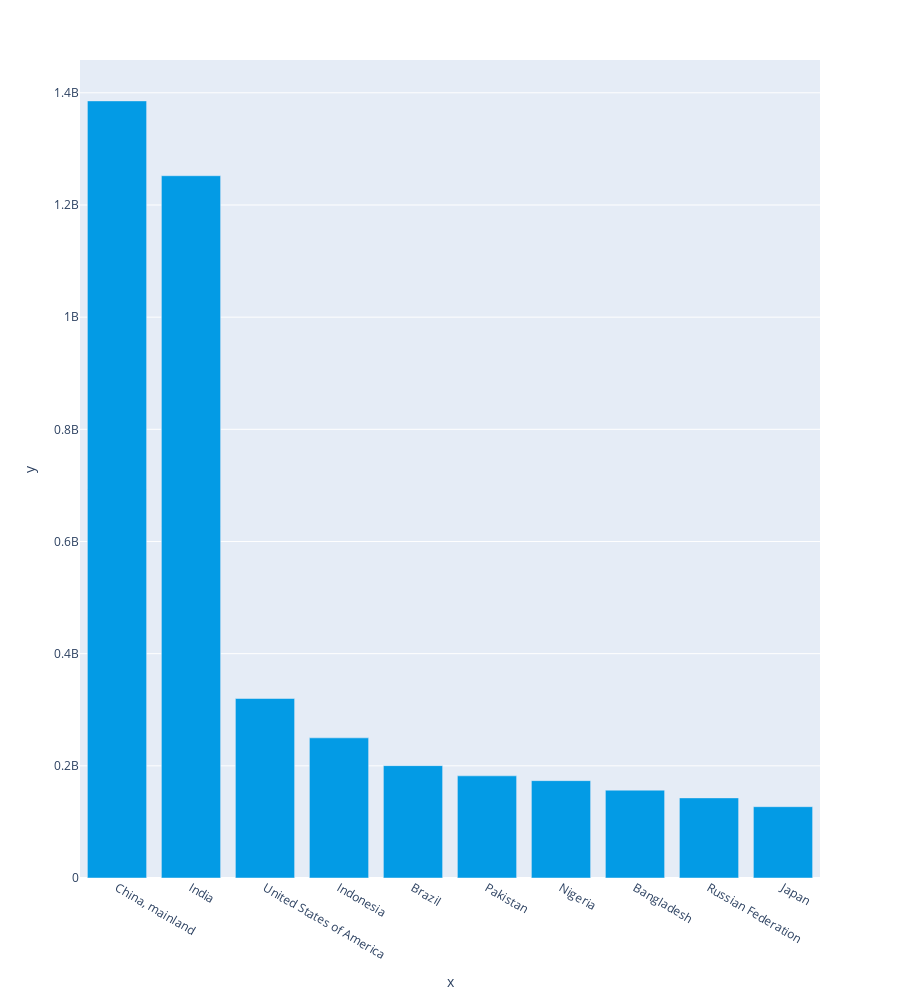

The notebook cell this image was saved under:
### Markdown cell above
#### Question 3 : Disponibilité alimentaire (calories, protéines)
Calculez (pour chaque pays et chaque produit) la disponibilité alimentaire en kcal puis en kg de protéines. Vous ferez cela à partir de ces informations :
- Population de chaque pays
- Disponibilité alimentaire donnée pour chaque produit et pour chaque pays en kcal/personne/jour, -
- Disponibilité alimentaire en protéines donnée pour chaque produit et pour chaque pays en g/personne/jour.
Pour cette étape vous avez besoin de constituer une seule et même table à partir des tables animaux et végétaux.

### Code cell
#Population de chaque pays
dPopulation=FAOSTAT_2013_population
dPopulation=dPopulation[['Country Code', 'Country', 'Value']]
dPopulation.loc[:,'Value']=FAOSTAT_2013_population['Value']*1000 

dPopulation

dPopulation.sort_values(by='Value', ascending=False, inplace=True )
fig = px.bar(x=dPopulation.head(10).Country,color_discrete_sequence=color_list_bar,y=dPopulation.head(10).Value,height=1000)
fig.show()

### Figure 1 — Plotly figure (JSON) as saved in the notebook; plotly's stock layout.template omitted (floating-point values rounded to 4 significant figures)
{"data": [{"alignmentgroup": "True", "hovertemplate": "x=%{x}<br>y=%{y}<extra></extra>", "legendgroup": "", "marker": {"color": "#039be5", "pattern": {"shape": ""}}, "name": "", "offsetgroup": "", "orientation": "v", "showlegend": false, "textposition": "auto", "type": "bar", "x": ["China, mainland", "India", "United States of America", "Indonesia", "Brazil", "Pakistan", "Nigeria", "Bangladesh", "Russian Federation", "Japan"], "xaxis": "x", "y": [1385567000, 1252140000, 320051000, 249866000, 200362000, 182143000, 173615000, 156595000, 142834000, 127144000], "yaxis": "y"}], "layout": {"barmode": "relative", "height": 1000, "legend": {"tracegroupgap": 0}, "margin": {"t": 60}, "xaxis": {"anchor": "y", "domain": [0, 1], "title": {"text": "x"}}, "yaxis": {"anchor": "x", "domain": [0, 1], "title": {"text": "y"}}}}
